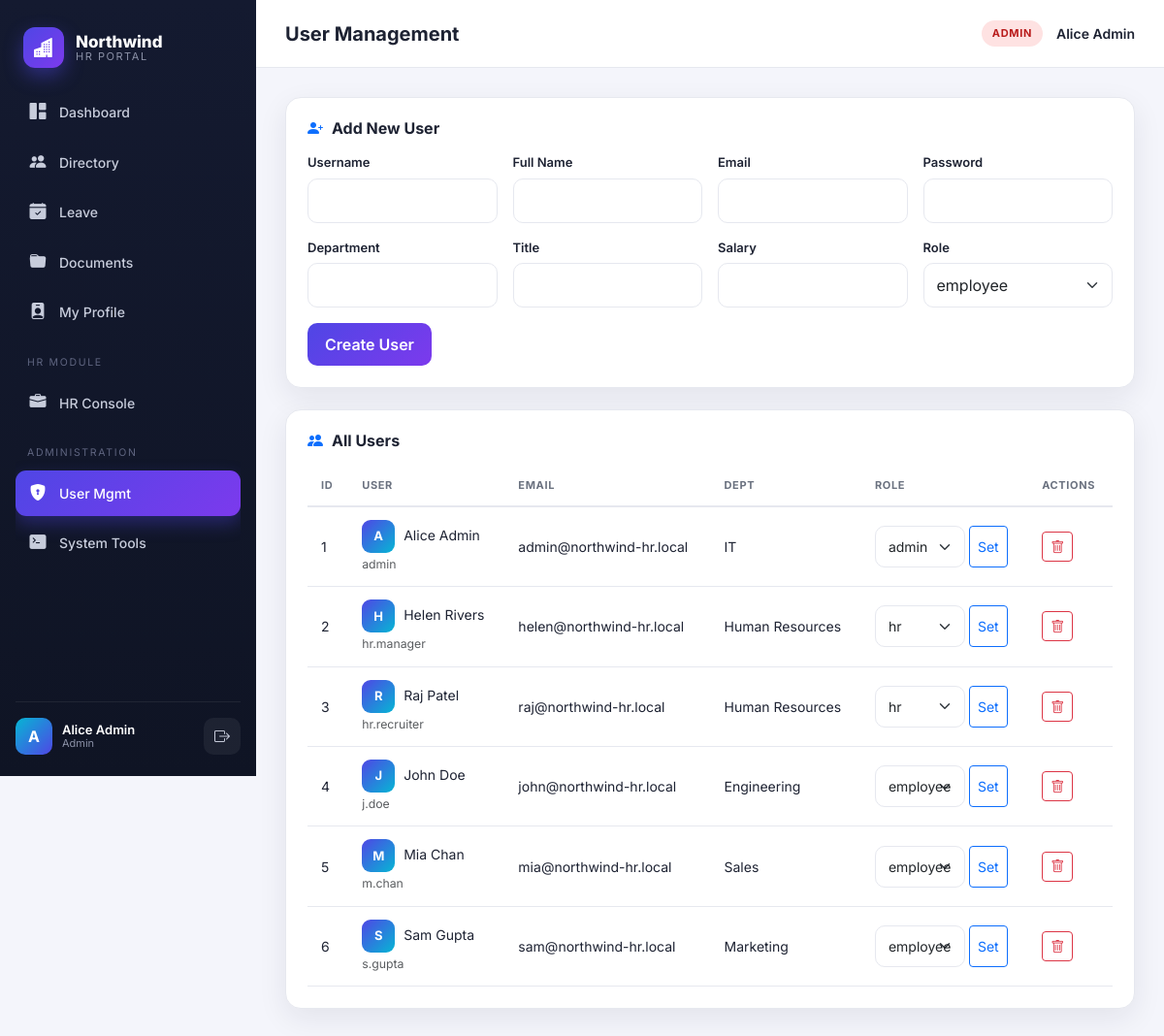
The page /admin (signed in) on the database its author committed.
### tables this page shows
CREATE TABLE users (
        id INTEGER PRIMARY KEY AUTOINCREMENT,
        username TEXT UNIQUE NOT NULL,
        password TEXT NOT NULL,          -- MD5 (weak)
        full_name TEXT,
        email TEXT,
        role TEXT NOT NULL,              -- admin | hr | employee
        department TEXT,
        title TEXT,
        salary INTEGER,
        phone TEXT,
        bio TEXT,                        -- stored XSS sink
        avatar TEXT,
        security_question TEXT,
        security_answer TEXT,            -- cleartext (weak recovery)
        active INTEGER DEFAULT 1
    );

### app.py (the view)
@app.route("/admin")
@admin_required
def admin_home():
    db = get_db()
    users = db.execute("SELECT * FROM users ORDER BY id").fetchall()
    return render_template("admin.html", users=users, user=current_user())

### app.py (called while the page is built)
def get_db():
    if "db" not in g:
        g.db = sqlite3.connect(DATABASE)
        g.db.row_factory = sqlite3.Row
    return g.db

def current_user():
    if "user_id" not in session:
        return None
    db = get_db()
    return db.execute("SELECT * FROM users WHERE id=?", (session["user_id"],)).fetchone()

def admin_required(fn):
    from functools import wraps
    @wraps(fn)
    def wrapper(*a, **k):
        if session.get("role") != "admin":
            abort(403)
        return fn(*a, **k)
    return wrapper

### templates/admin.html (shortened to what this page needs)
{% extends "base.html" %}
{% set active='admin' %}
{% block heading %}User Management{% endblock %}
{% block content %}
<div class="panel" style="margin-bottom:22px">
  <h3><i class="bi bi-person-plus-fill text-primary"></i> Add New User</h3>
  <form method="post" action="{{ url_for('admin_add_user') }}" class="row g-3">
    <div class="col-md-3"><label>Username</label><input class="form-control" name="username"></div>
    <div class="col-md-3"><label>Full Name</label><input class="form-control" name="full_name"></div>
    <div class="col-md-3"><label>Email</label><input class="form-control" name="email"></div>
    <div class="col-md-3"><label>Password</label><input class="form-control" name="password"></div>
    <div class="col-md-3"><label>Department</label><input class="form-control" name="department"></div>
    <div class="col-md-3"><label>Title</label><input class="form-control" name="title"></div>
    <div class="col-md-3"><label>Salary</label><input class="form-control" name="salary" type="number"></div>
    <div class="col-md-3"><label>Role</label>
      <select class="form-select" name="role"><option>employee</option><option>hr</option><option>admin</option></select>
    </div>
    <div class="col-12"><button class="btn-grad" type="submit">Create User</button></div>
  </form>
</div>
<div class="panel">
  <h3><i class="bi bi-people-fill text-primary"></i> All Users</h3>
  <table class="tbl">
    <thead><tr><th>ID</th><th>User</th><th>Email</th><th>Dept</th><th>Role</th><th>Actions</th></tr></thead>
    <tbody>
    {% for u in users %}
      <tr>
        <td>{{ u['id'] }}</td>
        <td><span class="avatar-sm">{{ u['full_name'][0] }}</span>{{ u['full_name'] }}<br><small class="text-muted">{{ u['username'] }}</small></td>
        <td>{{ u['email'] }}</td>
        <td>{{ u['department'] }}</td>
        <td>
          <form method="post" action="{{ url_for('admin_set_role', uid=u['id']) }}" class="d-flex gap-1">
            <select class="form-select form-select-sm" name="role" style="width:auto">
              <option {% if u['role']=='employee' %}selected{% endif %}>employee</option>
              <option {% if u['role']=='hr' %}selected{% endif %}>hr</option>
              <option {% if u['role']=='admin' %}selected{% endif %}>admin</option>
            </select>
            <button class="btn btn-sm btn-outline-primary" type="submit">Set</button>
          </form>
        </td>
        <td>
          <a href="{{ url_for('admin_delete_user', uid=u['id']) }}" class="btn btn-sm btn-outline-danger"
             onclick="return confirm('Delete this user?')"><i class="bi bi-trash"></i></a>
        </td>
      </tr>
    {% endfor %}
    </tbody>
  </table>
</div>
{% endblock %}

### templates/base.html (shortened to what this page needs)
<!doctype html>
<html lang="en">
<head>
  <link href="https://cdn.jsdelivr.net/npm/bootstrap@5.3.3/dist/css/bootstrap.min.css" rel="stylesheet">
  <link href="https://cdn.jsdelivr.net/npm/bootstrap-icons@1.11.3/font/bootstrap-icons.css" rel="stylesheet">
  <link rel="stylesheet" href="{{ url_for('static', filename='css/style.css') }}">
</head>
<body>
{% if user %}
<div class="app-shell">
  <aside class="sidebar">
    <div class="brand">
      <div class="brand-mark"><i class="bi bi-buildings-fill"></i></div>
      <div class="brand-text">
        <span class="brand-name">Northwind</span>
        <span class="brand-sub">HR Portal</span>
      </div>
    </div>
    <nav class="nav-list">
      <a href="{{ url_for('dashboard') }}" class="nav-item {% if active=='dashboard' %}active{% endif %}"><i class="bi bi-grid-1x2-fill"></i><span>Dashboard</span></a>
      <a href="{{ url_for('employees') }}" class="nav-item {% if active=='employees' %}active{% endif %}"><i class="bi bi-people-fill"></i><span>Directory</span></a>
      <a href="{{ url_for('leave') }}" class="nav-item {% if active=='leave' %}active{% endif %}"><i class="bi bi-calendar-check-fill"></i><span>Leave</span></a>
      <a href="{{ url_for('documents') }}" class="nav-item {% if active=='documents' %}active{% endif %}"><i class="bi bi-folder-fill"></i><span>Documents</span></a>
      <a href="{{ url_for('profile') }}" class="nav-item {% if active=='profile' %}active{% endif %}"><i class="bi bi-person-badge-fill"></i><span>My Profile</span></a>
      {% if user['role'] in ['hr','admin'] %}
      <div class="nav-section">HR Module</div>
      <a href="{{ url_for('hr_home') }}" class="nav-item {% if active=='hr' %}active{% endif %}"><i class="bi bi-briefcase-fill"></i><span>HR Console</span></a>
      {% endif %}
      {% if user['role'] == 'admin' %}
      <div class="nav-section">Administration</div>
      <a href="{{ url_for('admin_home') }}" class="nav-item {% if active=='admin' %}active{% endif %}"><i class="bi bi-shield-lock-fill"></i><span>User Mgmt</span></a>
      <a href="{{ url_for('admin_ping') }}" class="nav-item {% if active=='tools' %}active{% endif %}"><i class="bi bi-terminal-fill"></i><span>System Tools</span></a>
      {% endif %}
    </nav>
    <div class="sidebar-foot">
      <div class="mini-user">
        <div class="mini-avatar">{{ user['full_name'][0] }}</div>
        <div class="mini-meta">
          <span class="mini-name">{{ user['full_name'] }}</span>
          <span class="mini-role">{{ user['role']|capitalize }}</span>
        </div>
      </div>
      <a href="{{ url_for('logout') }}" class="logout-btn"><i class="bi bi-box-arrow-right"></i></a>
    </div>
  </aside>
  <div class="main">
    <header class="topbar">
      <div class="topbar-title">{% block heading %}{% endblock %}</div>
      <div class="topbar-actions">
        <div class="badge-role role-{{ user['role'] }}">{{ user['role']|upper }}</div>
        <span class="topbar-name">{{ user['full_name'] }}</span>
      </div>
    </header>
    <div class="content">
      {% block content %}{% endblock %}
    </div>
  </div>
</div>
{% else %}
  {% block auth %}{% endblock %}
{% endif %}
</body>
</html>

### static/css/style.css (style rules this page uses)
:root { --bg:#0f1220; --bg-2:#151a2d; --panel:#ffffff; --ink:#1e2333; --muted:#6b7280; --line:#e6e8ef; --brand:#4f46e5; --brand-2:#7c3aed; --accent:#06b6d4; --good:#10b981; --warn:#f59e0b; --bad:#ef4444; --sidebar:#12172a; --sidebar-ink:#c7ccdb; --radius:16px; --shadow:0 10px 30px rgba(20,24,45,.08); }
* { box-sizing:border-box }
body { margin:0;font-family:'Inter',system-ui,sans-serif; background:#f4f5fb;color:var(--ink); }
a { text-decoration:none;color:inherit }
.app-shell { display:flex;min-height:100vh }
.sidebar { width:264px;flex-shrink:0;background:linear-gradient(180deg,#141a30,#0f1424); color:var(--sidebar-ink);display:flex;flex-direction:column;padding:22px 16px; position:sticky;top:0;height:100vh; }
.brand { display:flex;align-items:center;gap:12px;padding:6px 8px 22px }
.brand-mark { width:42px;height:42px;border-radius:12px;display:grid;place-items:center; background:linear-gradient(135deg,var(--brand),var(--brand-2)); color:#fff;font-size:20px;box-shadow:0 8px 20px rgba(79,70,229,.45); }
.brand-text { display:flex;flex-direction:column;line-height:1.1 }
.brand-name { font-weight:800;color:#fff;font-size:17px }
.brand-sub { font-size:11px;letter-spacing:.14em;text-transform:uppercase;color:#8b91a7 }
.nav-list { display:flex;flex-direction:column;gap:4px;flex:1;overflow-y:auto }
.nav-section { font-size:10.5px;letter-spacing:.16em;text-transform:uppercase;color:#5f6580;padding:16px 12px 6px }
.nav-item { display:flex;align-items:center;gap:12px;padding:11px 13px;border-radius:11px; color:var(--sidebar-ink);font-weight:500;font-size:14px;transition:.15s; }
.nav-item i { font-size:17px;width:20px;text-align:center }
.nav-item.active { background:linear-gradient(135deg,var(--brand),var(--brand-2));color:#fff; box-shadow:0 8px 18px rgba(79,70,229,.35); }
.sidebar-foot { display:flex;align-items:center;gap:10px;padding-top:16px;border-top:1px solid rgba(255,255,255,.07);margin-top:12px }
.mini-user { display:flex;align-items:center;gap:10px;flex:1 }
.mini-avatar { width:38px;height:38px;border-radius:10px;background:linear-gradient(135deg,var(--accent),var(--brand));display:grid;place-items:center;color:#fff;font-weight:700 }
.mini-meta { display:flex;flex-direction:column;line-height:1.2 }
.mini-name { color:#fff;font-size:13px;font-weight:600 }
.mini-role { font-size:11px;color:#8b91a7 }
.logout-btn { width:38px;height:38px;border-radius:10px;display:grid;place-items:center;background:rgba(255,255,255,.06);color:#c7ccdb }
.main { flex:1;display:flex;flex-direction:column;min-width:0 }
.topbar { height:70px;background:#fff;border-bottom:1px solid var(--line); display:flex;align-items:center;justify-content:space-between;padding:0 30px; position:sticky;top:0;z-index:10; }
.topbar-title { font-size:20px;font-weight:700 }
.topbar-actions { display:flex;align-items:center;gap:14px }
.topbar-name { font-weight:600;font-size:14px }
.badge-role { font-size:11px;font-weight:700;letter-spacing:.06em;padding:5px 11px;border-radius:999px }
.role-admin { background:#fee2e2;color:#b91c1c }
.content { padding:30px;flex:1 }
.panel { background:#fff;border:1px solid var(--line);border-radius:var(--radius);box-shadow:var(--shadow);padding:22px }
.panel h3 { font-size:16px;font-weight:700;margin:0 0 16px;display:flex;align-items:center;gap:9px }
.tbl { width:100%;border-collapse:collapse }
.tbl th { font-size:11px;text-transform:uppercase;letter-spacing:.06em;color:var(--muted);text-align:left;padding:12px 14px;border-bottom:2px solid var(--line) }
.tbl td { padding:13px 14px;border-bottom:1px solid var(--line);font-size:14px }
.avatar-sm { width:34px;height:34px;border-radius:9px;background:linear-gradient(135deg,#4f46e5,#06b6d4);color:#fff;display:inline-grid;place-items:center;font-weight:700;font-size:13px;margin-right:9px }
.btn-grad { background:linear-gradient(135deg,var(--brand),var(--brand-2));border:none;color:#fff;font-weight:600;padding:10px 18px;border-radius:10px;transition:.15s;cursor:pointer }
.form-control,.form-select { border-radius:10px;border:1px solid var(--line);padding:10px 13px }
label { font-size:13px;font-weight:600;margin-bottom:6px;display:block }

### rows shown on the page
users: full_name "A", full_name "Alice Admin", role "Admin", role "ADMIN", id "1", username "admin", email "admin@northwind-hr.local", department "IT", role "admin"
users: id "2", full_name "H", full_name "Helen Rivers", username "hr.manager", email "helen@northwind-hr.local", department "Human Resources", role "hr"
users: id "3", full_name "R", full_name "Raj Patel", username "hr.recruiter", email "raj@northwind-hr.local", department "Human Resources", role "hr"
users: id "4", full_name "J", full_name "John Doe", username "j.doe", email "john@northwind-hr.local", department "Engineering", role "employee"
users: id "5", full_name "M", full_name "Mia Chan", username "m.chan", email "mia@northwind-hr.local", department "Sales", role "employee"
users: id "6", full_name "S", full_name "Sam Gupta", username "s.gupta", email "sam@northwind-hr.local", department "Marketing", role "employee"
